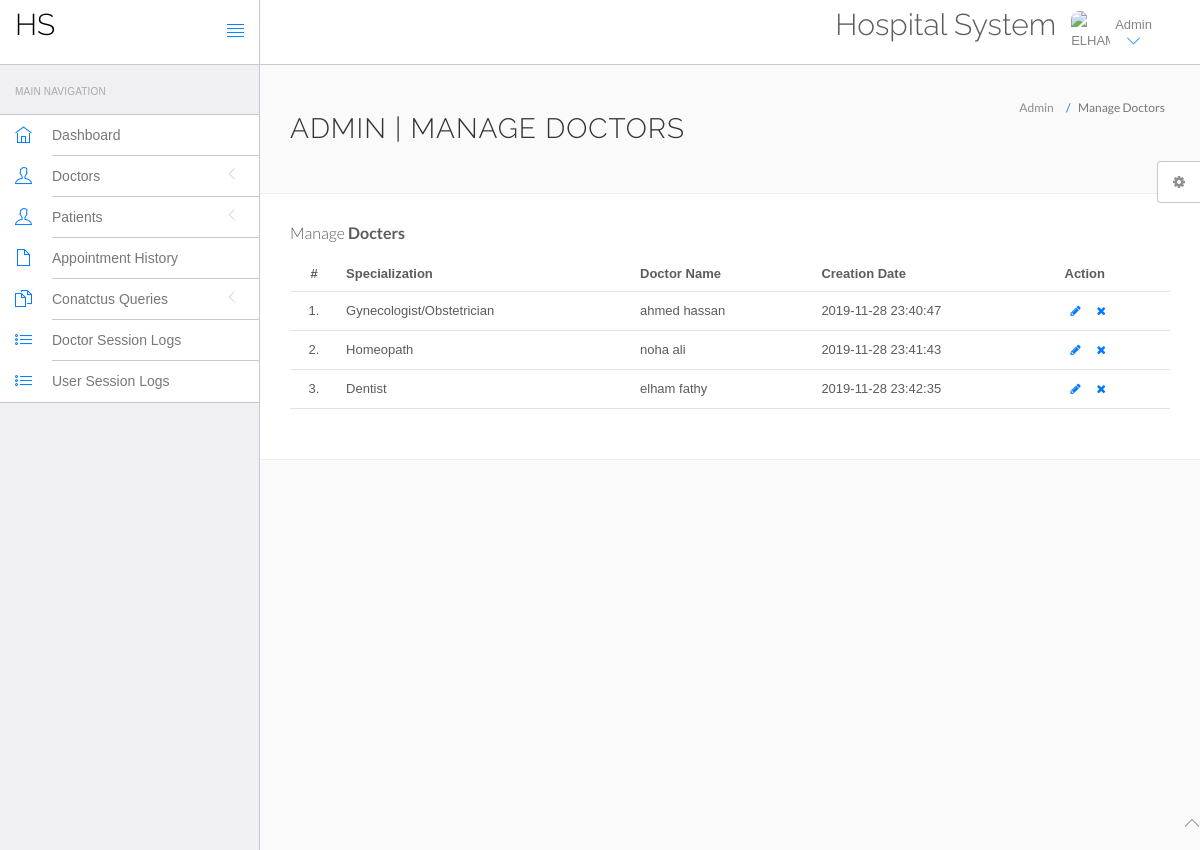
The app's page /hospital/hms/admin/manage-doctors.php (signed in) with its own data.
### tables this page shows
CREATE TABLE `doctors` (
  `id` int(11) NOT NULL,
  `specilization` varchar(255) DEFAULT NULL,
  `doctorName` varchar(255) DEFAULT NULL,
  `address` longtext,
  `docFees` varchar(255) DEFAULT NULL,
  `contactno` bigint(11) DEFAULT NULL,
  `docEmail` varchar(255) DEFAULT NULL,
  `password` varchar(255) DEFAULT NULL,
  `creationDate` timestamp NULL DEFAULT CURRENT_TIMESTAMP,
  `updationDate` timestamp NULL DEFAULT NULL ON UPDATE CURRENT_TIMESTAMP
);

### hospital/hms/admin/manage-doctors.php (the view, shortened to what this page needs)
<?php
include('include/config.php');
?>
<!DOCTYPE html>
<html lang="en">
	<head>
		<link rel="stylesheet" href="vendor/bootstrap/css/bootstrap.min.css">
		<link rel="stylesheet" href="vendor/fontawesome/css/font-awesome.min.css">
		<link rel="stylesheet" href="vendor/themify-icons/themify-icons.min.css">
		<link href="vendor/animate.css/animate.min.css" rel="stylesheet" media="screen">
		<link href="vendor/perfect-scrollbar/perfect-scrollbar.min.css" rel="stylesheet" media="screen">
		<link href="vendor/switchery/switchery.min.css" rel="stylesheet" media="screen">
		<link href="vendor/bootstrap-touchspin/jquery.bootstrap-touchspin.min.css" rel="stylesheet" media="screen">
		<link href="vendor/select2/select2.min.css" rel="stylesheet" media="screen">
		<link href="vendor/bootstrap-datepicker/bootstrap-datepicker3.standalone.min.css" rel="stylesheet" media="screen">
		<link href="vendor/bootstrap-timepicker/bootstrap-timepicker.min.css" rel="stylesheet" media="screen">
		<link rel="stylesheet" href="assets/css/styles.css">
		<link rel="stylesheet" href="assets/css/plugins.css">
		<link rel="stylesheet" href="assets/css/themes/theme-1.css" id="skin_color" />
	</head>
	<body>
		<div id="app">
<?php include('include/sidebar.php');?>
			<div class="app-content">
						<?php include('include/header.php');?>
				<div class="main-content" >
					<div class="wrap-content container" id="container">
						<section id="page-title">
							<div class="row">
								<div class="col-sm-8">
									<h1 class="mainTitle">Admin | Manage Doctors</h1>
																	</div>
								<ol class="breadcrumb">
									<li>
										<span>Admin</span>
									</li>
									<li class="active">
										<span>Manage Doctors</span>
									</li>
								</ol>
							</div>
						</section>
						<div class="container-fluid container-fullw bg-white">
									<div class="row">
								<div class="col-md-12">
									<h5 class="over-title margin-bottom-15">Manage <span class="text-bold">Docters</span></h5>
									<table class="table table-hover" id="sample-table-1">
										<thead>
											<tr>
												<th class="center">#</th>
												<th>Specialization</th>
												<th class="hidden-xs">Doctor Name</th>
												<th>Creation Date </th>
												<th>Action</th>
											</tr>
										</thead>
										<tbody>
<?php
$sql=mysqli_query($con,"select * from doctors");
$cnt=1;
while($row=mysqli_fetch_array($sql))
{
?>
											<tr>
												<td class="center"><?php echo $cnt;?>.</td>
												<td class="hidden-xs"><?php echo $row['specilization'];?></td>
												<td><?php echo $row['doctorName'];?></td>
												<td><?php echo $row['creationDate'];?>
												</td>
												<td >
												<div class="visible-md visible-lg hidden-sm hidden-xs">
							<a href="edit-doctor.php?id=<?php echo $row['id'];?>" class="btn btn-transparent btn-xs" tooltip-placement="top" tooltip="Edit"><i class="fa fa-pencil"></i></a>
	<a href="manage-doctors.php?id=<?php echo $row['id']?>&del=delete" onClick="return confirm('Are you sure you want to delete?')"class="btn btn-transparent btn-xs tooltips" tooltip-placement="top" tooltip="Remove"><i class="fa fa-times fa fa-white"></i></a>
												</div>
												</td>
											</tr>
											<?php
$cnt=$cnt+1;
											 }?>
										</tbody>
									</table>
								</div>
							</div>
								</div>
							</div>
						</div>
					</div>
				</div>
	<?php include('include/footer.php');?>
	<?php include('include/setting.php');?>
	</body>
</html>

### hospital/hms/admin/assets/css/themes/theme-1.css (style rules this page uses)
body { background: #FAFAFA; }

### records on screen
doctors: specilization "Gynecologist/Obstetrician", doctorName "ahmed hassan", creationDate "2019-11-28 23:40:47"
doctors: specilization "Homeopath", doctorName "noha ali", creationDate "2019-11-28 23:41:43"
doctors: specilization "Dentist", doctorName "elham fathy", creationDate "2019-11-28 23:42:35"
